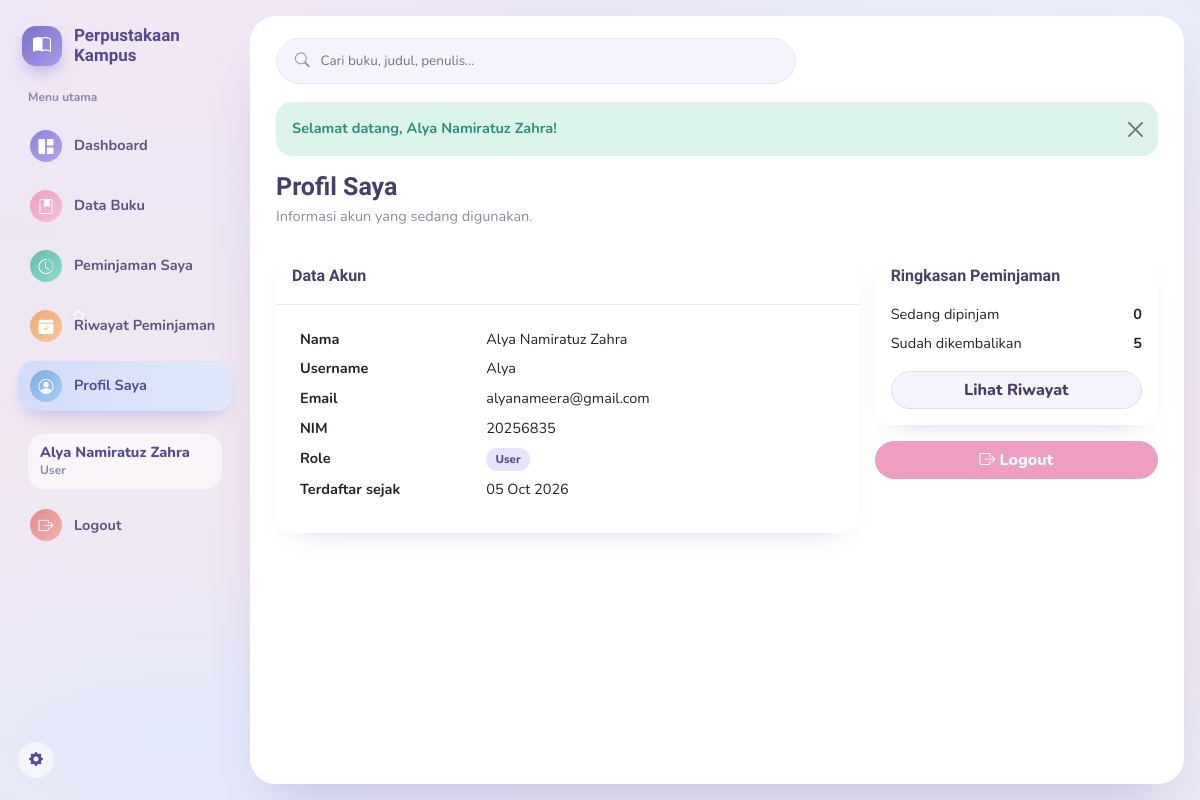
The page /profil (signed in) on the database its author committed.
### tables this page shows
CREATE TABLE `users` (
  `id` int(11) NOT NULL,
  `nama` varchar(100) NOT NULL,
  `username` varchar(50) NOT NULL,
  `email` varchar(100) NOT NULL,
  `nim` varchar(20) DEFAULT NULL,
  `password` varchar(255) NOT NULL,
  `role` enum('admin','user') NOT NULL DEFAULT 'user',
  `created_at` timestamp NOT NULL DEFAULT current_timestamp()
);

### app/Core/Controller.php (called while the page is built, shortened)
<?php
abstract class Controller
{
    protected function view(string $view, array $data = [], string $layout = 'main'): void
    {
        extract($data);
        $viewFile = __DIR__ . '/../Views/' . $view . '.php';
        require $viewFile;
    }
}

### app/Controllers/ProfilController.php (called while the page is built, shortened)
<?php
class ProfilController extends Controller
{
    public function index(): void
    {
        $user = (new AuthService())->findUser((int) Auth::id());
        $nim     = $user['nim'] ?? null;
        $anggota = $nim ? (new AnggotaRepository())->findByNim($nim) : null;
        $saya    = $nim ? (new PeminjamanService())->getByNim($nim) : [];
        $this->view('profil/index', [
            'title'          => 'Profil Saya',
            'user'           => $user,
            'anggota'        => $anggota,
            'totalDipinjam'  => count(array_filter($saya, fn ($p) => $p['status'] === 'dipinjam')),
            'totalKembali'   => count(array_filter($saya, fn ($p) => $p['status'] === 'kembali')),
        ]);
    }
}

### public/index.php (called while the page is built, shortened)
<?php
spl_autoload_register(function (string $class) {
    $prefix = 'App\\';
    $relative = substr($class, strlen($prefix));
    $path = BASE_PATH . '/app/' . str_replace('\\', '/', $relative) . '.php';
});
$routes = require BASE_PATH . '/routes/web.php';
try {
    (new Router($routes))->dispatch();
} catch (\Throwable $e) {
    Logger::error('Unhandled exception: ' . $e->getMessage());
    http_response_code(500);
    echo 'Terjadi kesalahan pada server. Silakan coba lagi.';
}

### config/database.php (called while the page is built)
<?php
return [
    'host'     => 'localhost',
    'dbname'   => 'perpustakaan',
    'username' => 'root',
    'password' => '',
    'charset'  => 'utf8mb4',
];

### app/Config/Database.php (called while the page is built, shortened)
<?php
class Database
{
    private static ?PDO $instance = null;
    public static function getInstance(): PDO
    {
        if (self::$instance === null) {
            $config = require __DIR__ . '/../../config/database.php';
            $dsn = "mysql:host={$config['host']};dbname={$config['dbname']};charset={$config['charset']}";
            try {
                self::$instance = new PDO($dsn, $config['username'], $config['password'], [
                    PDO::ATTR_ERRMODE            => PDO::ERRMODE_EXCEPTION,
                    PDO::ATTR_DEFAULT_FETCH_MODE => PDO::FETCH_ASSOC,
                    PDO::ATTR_EMULATE_PREPARES   => false,
                ]);
            } catch (PDOException $e) {
                throw new PDOException('Koneksi database gagal.');
            }
        }
        return self::$instance;
    }
}

### app/Core/Auth.php (called while the page is built, shortened)
<?php
class Auth
{
    public static function check(): bool
    {
        return !empty($_SESSION['logged_in']) && $_SESSION['logged_in'] === true;
    }
    public static function id(): ?int
    {
        return self::check() ? (int) $_SESSION['user_id'] : null;
    }
}

### app/Services/AuthService.php (called while the page is built, shortened)
<?php
class AuthService
{
    private UserRepository $repo;
    public function __construct()
    {
        $this->repo        = new UserRepository();
    }
    public function findUser(int $id): ?array
    {
        return $this->repo->find($id);
    }
}

### app/Repositories/UserRepository.php (called while the page is built, shortened)
<?php
class UserRepository
{
    private PDO $db;
    public function __construct()
    {
        $this->db = Database::getInstance();
    }
    public function find(int $id): ?array
    {
        $stmt = $this->db->prepare('SELECT id, nama, username, email, nim, role, created_at FROM users WHERE id = :id LIMIT 1');
        $stmt->execute(['id' => $id]);
        $row = $stmt->fetch();
        return $row ?: null;
    }
}

### app/Views/profil/index.php (the view)
<div class="page-head">
  <div>
    <h1>Profil Saya</h1>
    <p>Informasi akun yang sedang digunakan.</p>
  </div>
</div>
<div class="row g-3">
  <div class="col-lg-8">
    <div class="card">
      <div class="card-header bg-white p-3"><div class="section-title">Data Akun</div></div>
      <div class="card-body p-4">
        <dl class="row mb-0">
          <dt class="col-sm-4">Nama</dt>
          <dd class="col-sm-8"><?= htmlspecialchars($user['nama']) ?></dd>
          <dt class="col-sm-4">Username</dt>
          <dd class="col-sm-8"><?= htmlspecialchars($user['username']) ?></dd>
          <dt class="col-sm-4">Email</dt>
          <dd class="col-sm-8"><?= htmlspecialchars($user['email']) ?></dd>
          <dt class="col-sm-4">NIM</dt>
          <dd class="col-sm-8"><?= $user['nim'] ? htmlspecialchars($user['nim']) : '<span class="text-muted">Belum terhubung</span>' ?></dd>
          <dt class="col-sm-4">Role</dt>
          <dd class="col-sm-8"><span class="badge <?= $user['role'] === 'admin' ? 'bg-danger' : 'bg-primary' ?>"><?= $user['role'] === 'admin' ? 'Admin' : 'User' ?></span></dd>
          <dt class="col-sm-4">Terdaftar sejak</dt>
          <dd class="col-sm-8"><?= htmlspecialchars(date('d M Y', strtotime($user['created_at']))) ?></dd>
        </dl>
      </div>
    </div>
  </div>
  <div class="col-lg-4">
    <?php if ($user['role'] !== 'admin'): ?>
    <div class="card mb-3">
      <div class="card-body">
        <div class="section-title mb-3">Ringkasan Peminjaman</div>
        <div class="d-flex justify-content-between mb-2"><span>Sedang dipinjam</span><strong><?= (int) $totalDipinjam ?></strong></div>
        <div class="d-flex justify-content-between mb-3"><span>Sudah dikembalikan</span><strong><?= (int) $totalKembali ?></strong></div>
        <a href="<?= BASE_URL ?>/riwayat-saya" class="btn btn-light border w-100">Lihat Riwayat</a>
      </div>
    </div>
    <?php endif; ?>
    <form action="<?= BASE_URL ?>/logout" method="POST">
      <button type="submit" class="btn btn-danger w-100"><i class="bi bi-box-arrow-right me-1"></i>Logout</button>
    </form>
  </div>
</div>

### public/assets/css/app.css (style rules this page uses)
:root { --purple:#7C6FCB; --purple-dark:#544A96; --pink:#F0A8C4; --mint:#6FC9BE; --peach:#F5B98C; --sky:#8FB6E8; --ink:#45406B; --muted:#8D87AC; --line:#ECE7F7; --active:#D3DDF7; --radius-lg:26px; --radius-md:16px; }
* { box-sizing:border-box }
body { margin:0; min-height:100vh; font-family:'Nunito',Segoe UI,Arial,sans-serif; font-size:14.5px; color:var(--ink); background: radial-gradient(46% 30% at 14% 92%, #E3E9FB 0%, transparent 70%), radial-gradient(40% 26% at 4% 78%, #EFE7F7 0%, transparent 70%), radial-gradient(55% 40% at 85% 6%, #E9EFFB 0%, transparent 65%), radial-gradient(60% 45% at 15% 4%, #F3E7F4 0%, transparent 60%), linear-gradient(180deg,#E9E6F8 0%, #F1E8F1 55%, #ECE9F6 100%); background-attachment:fixed; }
.page-head { display:flex;align-items:center;justify-content:space-between;gap:18px;margin-bottom:20px;flex-wrap:wrap }
.page-head h1 { font-family:'Baloo 2',sans-serif;font-size:25px;margin:0;font-weight:700;color:var(--ink) }
.page-head p { margin:4px 0 0;color:var(--muted) }
.card { border:0;border-radius:var(--radius-md);box-shadow:0 12px 26px -20px rgba(84,74,150,.4) }
.card-header { background:#fff !important;border-bottom:1px solid var(--line) !important;border-radius:var(--radius-md) var(--radius-md) 0 0 !important }
.section-title { font-family:'Baloo 2',sans-serif;font-size:16px;font-weight:700;color:var(--ink) }
.badge { font-weight:800;padding:.5em .8em;border-radius:999px;font-size:11.5px }
.badge.bg-primary { background:#E7E3FA !important;color:var(--purple-dark) !important }
.btn { border-radius:999px;font-weight:800;padding-inline:18px }
.btn-danger { background:#EE9FC1;border-color:#EE9FC1 }
.btn-light { background:#F6F3FC;border-color:var(--line);color:var(--ink) }

### rows shown on the page
users: nama "Alya Namiratuz Zahra", username "Alya", email "alyanameera@gmail.com", nim "20256835", created_at "05 Oct 2026"

### other values the page prints
Auth::nama() "Alya Namiratuz Zahra"
$flash['message'] "Selamat datang, Alya Namiratuz Zahra!"
$totalDipinjam "0"
$totalKembali "5"
